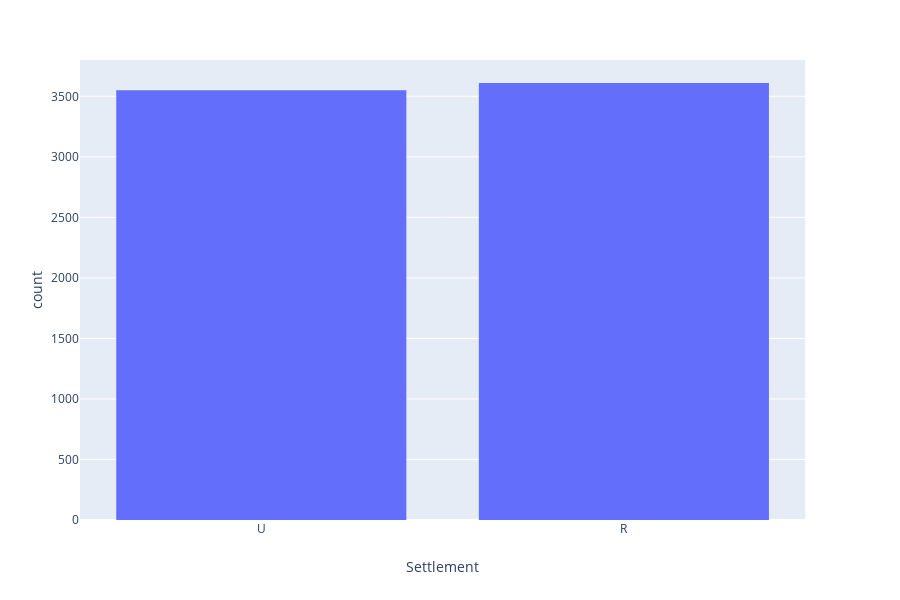

This figure's notebook cell:
### Code cell
px.histogram(train, x='Settlement')

### Figure 1 — Plotly figure (JSON) as saved in the notebook; plotly's stock layout.template omitted (floating-point values rounded to 4 significant figures; data arrays with more than 128 entries replaced by an {"elided": "..."} marker saying what was removed)
{"data": [{"alignmentgroup": "True", "bingroup": "x", "hoverlabel": {"namelength": 0}, "hovertemplate": "Settlement=%{x}<br>count=%{y}", "legendgroup": "", "marker": {"color": "#636efa"}, "name": "", "offsetgroup": "", "orientation": "v", "showlegend": false, "type": "histogram", "x": {"elided": "7160 str values"}, "xaxis": "x", "yaxis": "y"}], "layout": {"barmode": "relative", "height": 600, "legend": {"tracegroupgap": 0}, "margin": {"t": 60}, "xaxis": {"anchor": "y", "domain": [0, 0.98], "title": {"text": "Settlement"}}, "yaxis": {"anchor": "x", "domain": [0, 1], "title": {"text": "count"}}}}
